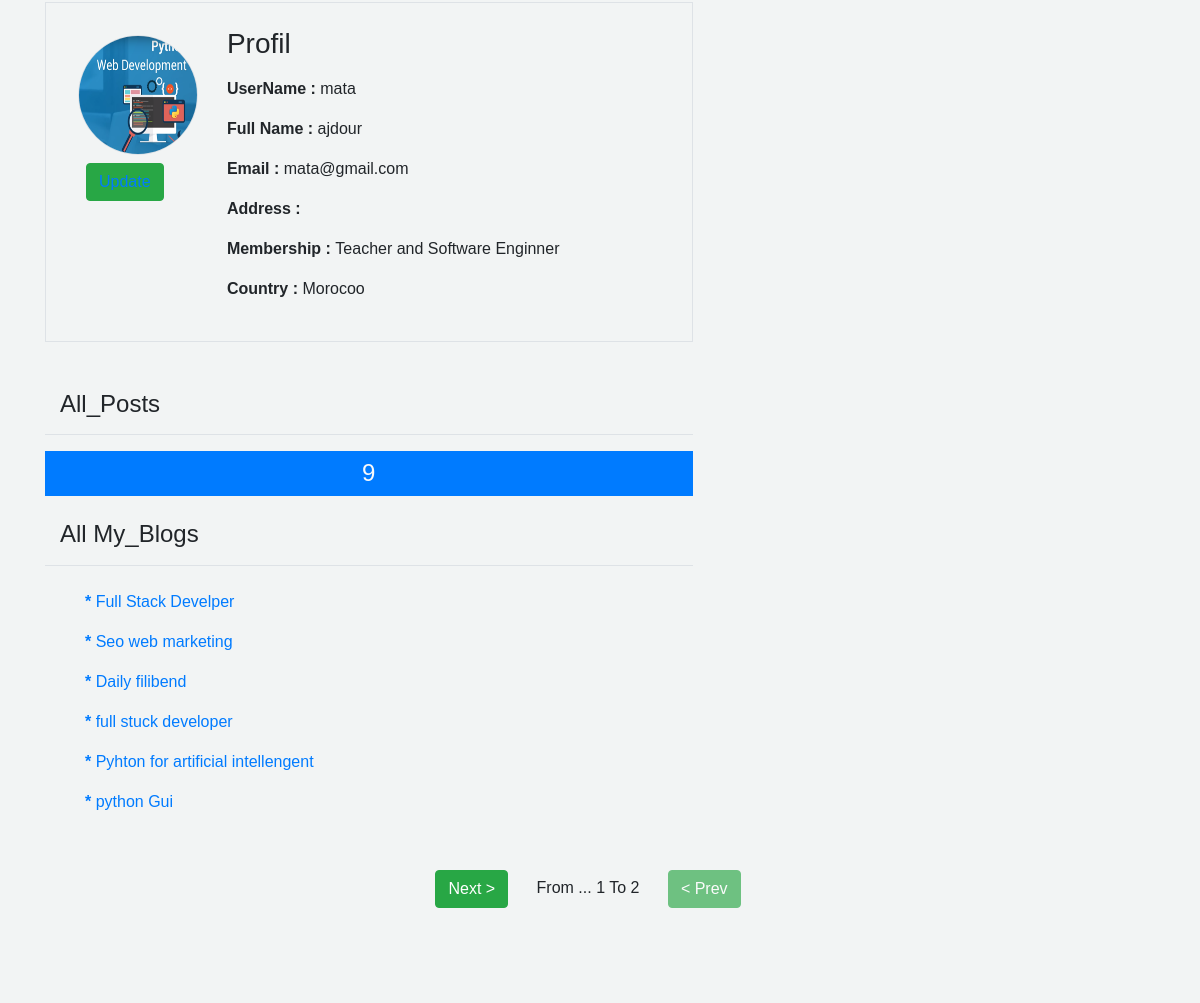
Before: /profile/ (signed in, middle part) with the older database file.
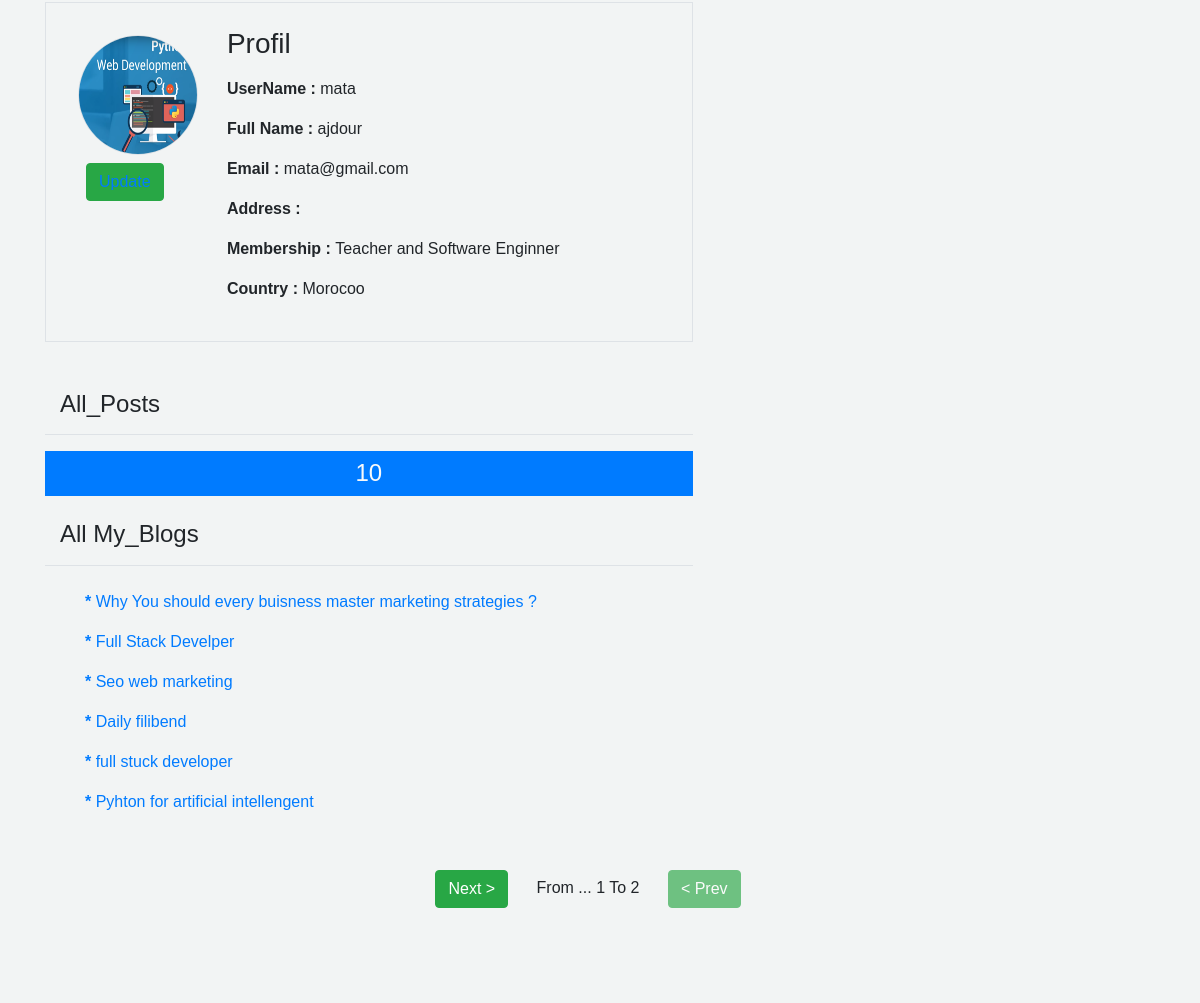
After: the same page with the newer database file.
### myblog/models.py (models this page shows, shortened)
class post(models.Model):
    title = models.CharField(max_length=100)
    sub_title = models.CharField(max_length=60, default='0000000')
    content = models.TextField()
    image = models.ImageField(default='default.jpg', upload_to='profile_pics')
    post_date= models.DateTimeField(default=timezone.now)
    post_update=models.DateTimeField(auto_now=True)
    author = models.ForeignKey(User , on_delete=models.CASCADE)
    class Meta():
        ordering = ('-post_date',)

### user/views.py (the view)
@login_required (login_url='login')
def profile (request):
    posts = post.objects.filter(author=request.user)
    post_list = post.objects.filter(author=request.user)
    paginator = Paginator(post_list, 6)
    page = request.GET.get('page')
    try :
        post_list = paginator.page(page)
    except PageNotAnInteger :
        post_list = paginator.page(1)
    except EmptyPage :
        post_list = paginator.page(paginator.num_page)
    context = {
        'title' : 'profile',
        'posts' : posts,
        'page'  : page,
        'post_list' : post_list,
    }
    return render(request, 'profile.htm', context)

### user/templates/profile.htm (shortened to what this page needs)
{% extends 'base.htm' %}
{% block content %}
<br>
<br>
<div class="container">
<div class="border p-4 mb-5 col-7">
    <div class="row">
    <div class="col-md-3">
    <img src="{{user.profile.image.url}}" alt="{{user.username}}" class="img-fluid rounded-circle border m-2" style="width: 120px; height:120px; ">
    <button type="submit" class="btn btn-success ml-3 font-weight-normal"> <a href="{% url 'profile_update' %}" >  Update </a> </button>
        </div>
        <div class="col-md-9">
            <h3 class="mb-3"> Profil </h3>
            <p class="font-weight-bold"> UserName : <span class="font-weight-normal" > {{user.username}} </span></p>
            <p class="font-weight-bold"> Full Name : <span class="font-weight-normal"> {{user.first_name}}  {{user.second_name}} </span></p>
            <p class="font-weight-bold"> Email : <span class="font-weight-normal"> {{user.email}} </span></p>
            <p class="font-weight-bold"> Address : </p>
            <p class="font-weight-bold"> Membership : <span class="font-weight-normal"> Teacher and Software Enginner</span></p>
            <p class="font-weight-bold"> Country : <span class="font-weight-normal"> Morocoo </span></p>
        </div>
    </div>
</div>
</div>
<div class="container">
<div class="row">
<div class="col-md">
    <h4 class="border-bottom pb-3 mb-3 col-7 color-black"> All_Posts </h4>
    <h4 class="bg-primary text-light text-center p-2 col-7"> {{posts.count}} </h4>
    <h4 class="border-bottom pb-3 mb-4 mt-4 col-7"> All My_Blogs </h4>
    {% for post in post_list %}
    <ul class="pr-2">
    <a href="{% url 'detail' post.id %}"  class="font-weight-bold text-blue"> *
    <span class="font-weight-normal"> {{post.title}} </span></a>
    </ul>
     {% empty %}
     <a class="text-center mb-4"></a>
    {% endfor %}
    {% include 'pagination.htm' with page=post_list %}
</div>
</div>
</div>
{% endblock content %}

Changed rows visible on the page:
no longer on this page (row unchanged): post: title "python Gui"
added post: title "Why You should every buisness master marketing strategies ?"
Other visible differences:
{{ posts.count }}: "9" → "10"
